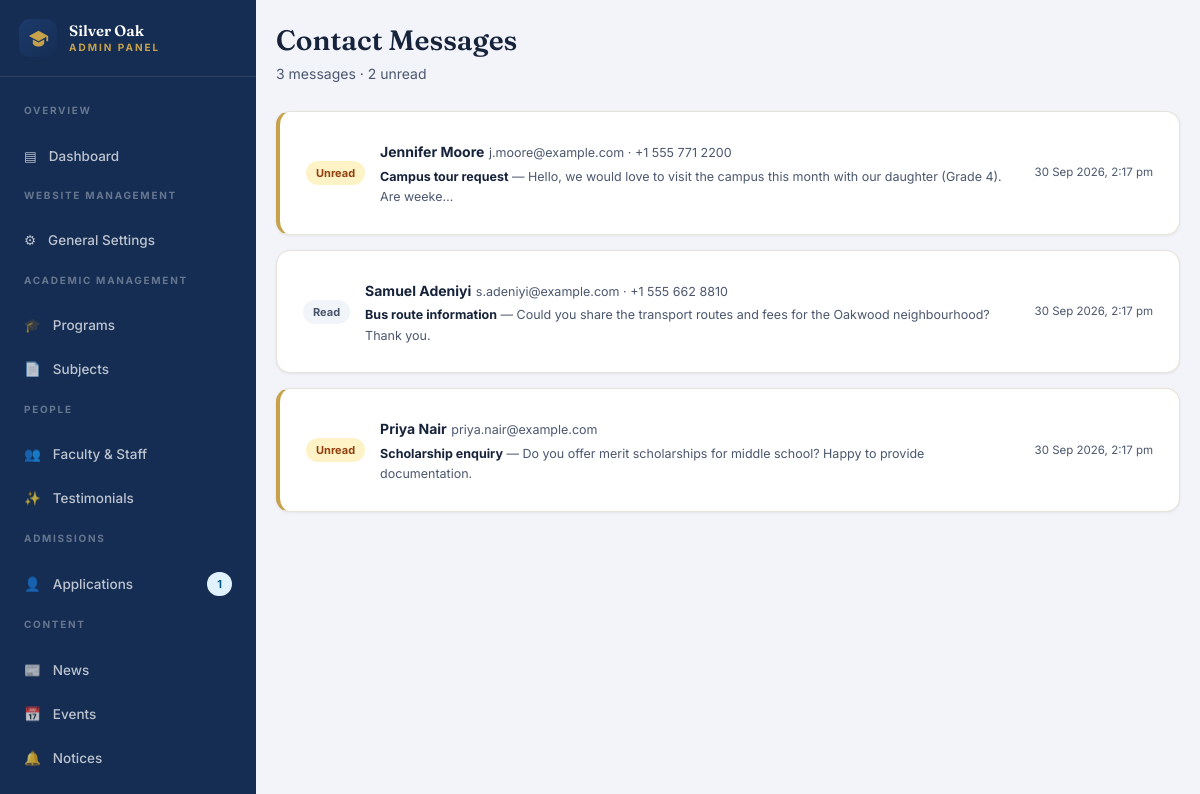
The page /admin/messages.php (signed in) on the database its author committed.
### tables this page shows
CREATE TABLE IF NOT EXISTS contact_messages (
  id         INT UNSIGNED NOT NULL AUTO_INCREMENT,
  name       VARCHAR(160) NOT NULL,
  email      VARCHAR(160) NOT NULL,
  phone      VARCHAR(40)  NOT NULL DEFAULT '',
  subject    VARCHAR(200) NOT NULL DEFAULT '',
  message    TEXT         NOT NULL,
  is_read    TINYINT(1)   NOT NULL DEFAULT 0,
  created_at TIMESTAMP    NOT NULL DEFAULT CURRENT_TIMESTAMP,
  PRIMARY KEY (id),
  KEY contact_messages_created_idx (created_at)
);

### includes/database.php (called while the page is built, shortened)
<?php
function db(): PDO
{
    static $pdo = null;
    if ($pdo instanceof PDO) {
        return $pdo;
    }
    $dsn = 'mysql:host=' . DB_HOST . ';dbname=' . DB_NAME . ';charset=' . DB_CHARSET;
    try {
        $pdo = new PDO($dsn, DB_USER, DB_PASS, [
            PDO::ATTR_ERRMODE            => PDO::ERRMODE_EXCEPTION,
            PDO::ATTR_DEFAULT_FETCH_MODE => PDO::FETCH_ASSOC,
            PDO::ATTR_EMULATE_PREPARES   => false,
        ]);
    } catch (PDOException $e) {
        http_response_code(500);
        error_log('DB connection failed: ' . $e->getMessage());
        exit('Database connection failed. Please check includes/config.php.');
    }
    return $pdo;
}
function q(string $sql, array $params = []): PDOStatement
{
    $stmt = db()->prepare($sql);
    $stmt->execute($params);
    return $stmt;
}
function fetch_all(string $sql, array $params = []): array
{
    return q($sql, $params)->fetchAll();
}

### includes/security.php (called while the page is built, shortened)
<?php
function e($value): string
{
    return htmlspecialchars((string) $value, ENT_QUOTES | ENT_SUBSTITUTE, 'UTF-8');
}

### includes/functions.php (called while the page is built, shortened)
<?php
function fmt_date($value, string $format = 'j F Y'): string
{
    $ts = is_numeric($value) ? (int) $value : strtotime($value);
    return $ts ? date($format, $ts) : '—';
}
function fmt_datetime($value): string
{
    return fmt_date($value, 'j M Y, g:i a');
}
function excerpt(string $text, int $len = 150): string
{
    $t = trim(preg_replace('/\s+/', ' ', $text));
    return mb_strlen($t) <= $len ? $t : rtrim(mb_substr($t, 0, $len)) . '…';
}

### admin/messages.php (the view, shortened to what this page needs)
<?php
require dirname(__DIR__) . '/includes/database.php';
require dirname(__DIR__) . '/includes/security.php';
require dirname(__DIR__) . '/includes/functions.php';
$rows  = fetch_all('SELECT * FROM contact_messages ORDER BY created_at DESC');
require __DIR__ . '/includes/header.php';
?>
<div style="display:grid;gap:15px">
  <?php foreach ($rows as $m): ?>
  <div class="card card-pad" style="<?= $m['is_read'] ? '' : 'border-left:4px solid var(--gold)' ?>">
    <details>
      <summary style="display:flex;gap:15px;align-items:center;flex-wrap:wrap;cursor:pointer">
        <span class="badge <?= $m['is_read'] ? 'badge-grey' : 'badge-amber' ?>"><?= $m['is_read'] ? 'Read' : 'Unread' ?></span>
        <span style="min-width:0;flex:1">
          <strong style="font-size:14px"><?= e($m['name']) ?></strong>
          <span style="font-size:12.5px;color:var(--ink-soft)"> <?= e($m['email']) ?><?= $m['phone'] ? ' · ' . e($m['phone']) : '' ?></span>
          <span style="display:block;font-size:12.5px;color:var(--ink-soft);margin-top:2px">
            <strong style="color:var(--ink)"><?= e($m['subject'] ?: 'General enquiry') ?></strong> — <?= e(excerpt($m['message'], 90)) ?>
          </span>
        </span>
        <span style="font-size:11.5px;color:var(--ink-soft);white-space:nowrap"><?= e(fmt_datetime($m['created_at'])) ?></span>
      </summary>
    </details>
  </div>
  <?php endforeach; ?>
</div>
<?php require __DIR__ . '/includes/footer.php'; ?>

### assets/css/style.css (style rules this page uses)
:root { --accent: #1b3a6b; --accent-deep: color-mix(in srgb, var(--accent) 78%, #000); --accent-soft: color-mix(in srgb, var(--accent) 8%, #fff); --gold: #c8a24b; --gold-deep: #a5823a; --ink: #16233b; --ink-soft: #4b576e; --line: #e8e3d8; --cream: #faf8f3; --page: #fffdf9; --radius: 14px; --shadow: 0 1px 3px rgba(22, 35, 59, .07); --shadow-lg: 0 22px 45px -20px rgba(22, 35, 59, .3); }
* { box-sizing: border-box; }
html { scroll-behavior: smooth; }
body { margin: 0; background: var(--page); color: var(--ink); font: 400 16px/1.65 "Inter", system-ui, -apple-system, "Segoe UI", sans-serif; -webkit-font-smoothing: antialiased; }
.badge { display: inline-block; padding: 3px 10px; border-radius: 99px; font-size: 11px; font-weight: 700; }
.badge-grey { background: #f1f5f9; color: #475569; }
.badge-amber { background: #fef3c7; color: #92400e; }
.card { background: #fff; border: 1px solid var(--line); border-radius: var(--radius); box-shadow: var(--shadow); overflow: hidden; height: 100%; }
.card-pad { padding: 26px; }
.admin-body { background: #f2f4f9; }

### rows shown on the page
contact_messages: is_read "Unread", name "Jennifer Moore", email "j.moore@example.com", phone "+1 555 771 2200", subject "Campus tour request", message "Hello, we would love to visit the campus this month with our daughter (Grade 4). Are weeke…", created_at "30 Sep 2026, 2:17 pm"
contact_messages: is_read "Read", name "Samuel Adeniyi", email "s.adeniyi@example.com", phone "+1 555 662 8810", subject "Bus route information", message "Could you share the transport routes and fees for the Oakwood neighbourhood? Thank you.", created_at "30 Sep 2026, 2:17 pm"
contact_messages: is_read "Unread", name "Priya Nair", email "priya.nair@example.com", subject "Scholarship enquiry", message "Do you offer merit scholarships for middle school? Happy to provide documentation.", created_at "30 Sep 2026, 2:17 pm"

### other values the page prints
setting('school_short') "Silver Oak"
$label "OVERVIEW"
$icon "▤"
$text "Dashboard"
$label "WEBSITE MANAGEMENT"
$icon "⚙"
$text "General Settings"
$label "ACADEMIC MANAGEMENT"
$icon "🎓"
$text "Programs"
$icon "📄"
$text "Subjects"
$label "PEOPLE"
$icon "👥"
$text "Faculty & Staff"
